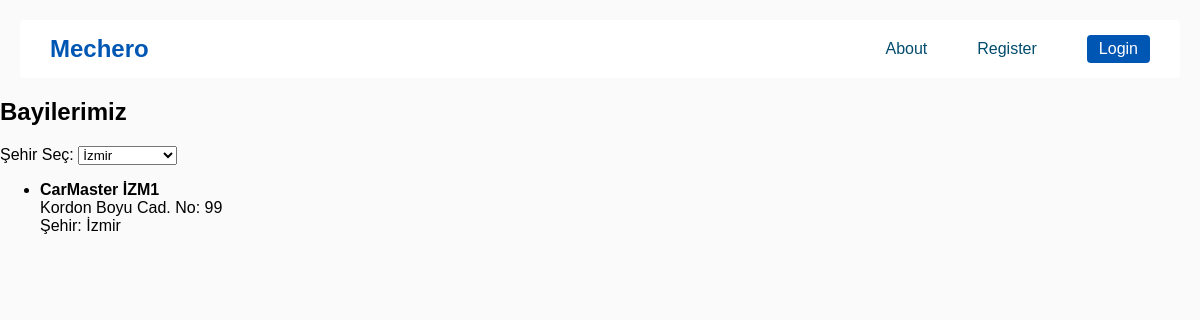
The app's page /dealerships/?city_id=3 with its own data.
### app/models.py (models this page shows)
class Dealership(db.Model):
    __tablename__ = 'dealerships'
    id = db.Column(db.Integer, primary_key=True)
    name = db.Column(db.String(100), nullable=False)
    street = db.Column(db.String(100), nullable=False)
    number = db.Column(db.String(10), nullable=False)
    latitude = db.Column(db.Float, nullable=True)
    longitude = db.Column(db.Float, nullable=True)
    city_id = db.Column(db.Integer, db.ForeignKey('cities.id'), nullable=False)

class City(db.Model):
    __tablename__ = 'cities'
    id = db.Column(db.Integer, primary_key=True)
    name = db.Column(db.String(100), unique=True, nullable=False)
    dealerships = db.relationship('Dealership', backref='city', lazy=True)

### app/routes/dealership_routes.py (the view)
@bp.route('/')
def list_dealerships():
    city_id = request.args.get('city_id')  # GET parametresiyle gelen city_id alınır
    cities = City.query.all()  # dropdown için tüm şehirler alınır
    if city_id:
        dealerships = Dealership.query.filter_by(city_id=city_id).all()
    else:
        dealerships = Dealership.query.all()
    return render_template(
        'dealership/list.html',
        dealerships=dealerships,
        cities=cities,
        selected_city_id=city_id  # sayfada hangi şehir seçilmişti hatırlamak için
    )

### app/templates/dealership/list.html (shortened to what this page needs)
{% extends "layout/base_guest.html" %}
{% block content %}
<h2>Bayilerimiz</h2>
<form method="GET" action="{{ url_for('dealership.list_dealerships') }}">
  <label for="city">Şehir Seç:</label>
  <select name="city_id" id="city" onchange="this.form.submit()">
      {% for city in cities %}
          <option value="{{ city.id }}" {% if city.id|string == selected_city_id %}selected{% endif %}>
              {{ city.name }}
          </option>
      {% endfor %}
  </select>
</form>
{% if dealerships %}
  <ul>
    {% for d in dealerships %}
      <li>
        <strong>{{ d.name }}</strong><br>
        {{ d.street }} No: {{ d.number }}<br>
        Şehir: {{ d.city.name }}
      </li>
    {% endfor %}
  </ul>
{% else %}
  <p>Seçilen şehirde bayi bulunamadı.</p>
{% endif %}
{% endblock %}

### app/static/style.css (style rules this page uses)
body { margin: 0; background-color: #fafafa; font-family: Arial, sans-serif; }

### records on screen
Dealership: name "CarMaster İZM1", street "Kordon Boyu Cad.", number "99", city.name "İzmir"

### other values on screen
form field city_id "İzmir"
